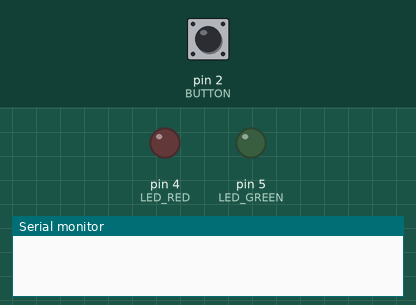
Simulated run of this sketch. Board: Arduino Uno, built with avr-gcc and run on an emulated ATmega328P. On the bench: output pins drawn as LEDs (lit = HIGH), the last lines printed to the serial monitor. The inputs (shaded band) are chosen by the test bench; at power-on: pin 2 (BUTTON) HIGH.

Above: at 1.2 s.
1.3 s: pin 2 (BUTTON) pulled LOW for 0.15 s
At 2.3 s:
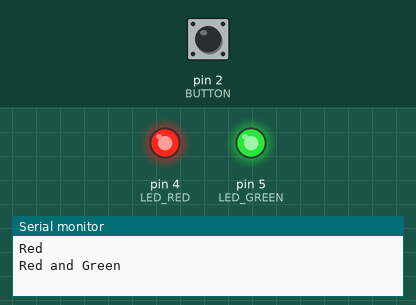
4.4 s: pin 2 (BUTTON) pulled LOW for 1 s
At 5.5 s:
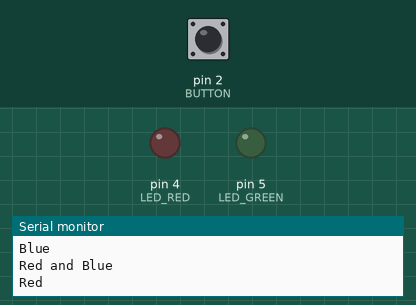
6.9 s: pin 2 (BUTTON) pulled LOW for 3.2 s
At 9.6 s:
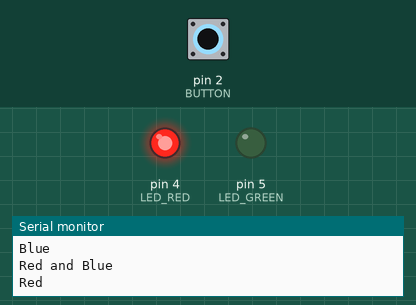
Timing chart, 0 to 18.3 s (numbered marks = the images above; inputs shaded):
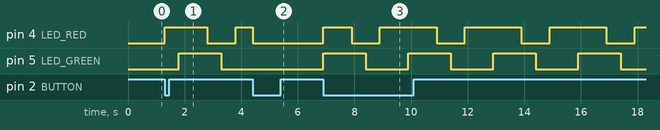

The sketch:

sketch_Lab2_Ex2.ino
```cpp
//Lab 2, Ex2

#define LED_RED 4    // Pin for red LED
#define LED_GREEN 5  // Pin for green LED
#define BUTTON 2     // Pin for button

volatile bool buttonPressed = false; // Tracks button state via interrupt

void setup() {
  Serial.begin(9600);

  // Initialize I/Os
  pinMode(LED_RED, OUTPUT);
  pinMode(LED_GREEN, OUTPUT);
  pinMode(BUTTON, INPUT_PULLUP); // Button with pull-up resistor

  // Ensure LEDs are off initially
  digitalWrite(LED_RED, LOW);
  digitalWrite(LED_GREEN, LOW);

  // Attach interrupt to the button pin
  attachInterrupt(digitalPinToInterrupt(BUTTON), toggleButtonState, FALLING); // Trigger on button press (falling edge)
}

void loop() {
  static bool sequenceRunning = false; // Tracks the state of the LED sequence
  static int currentStep = 0;          // Tracks the current step in the LED sequence
  static unsigned long lastStepTime = 0; // Tracks time for each step

  // Check if the button state has been updated via the interrupt
  if (buttonPressed) {
    buttonPressed = false; // Reset the flag
    sequenceRunning = !sequenceRunning; // Toggle sequence state
  }

  // If the sequence is running, execute LED sequence
  if (sequenceRunning) {
    unsigned long currentTime = millis();
    if (currentTime - lastStepTime >= 500) { // Change step every 500ms
      lastStepTime = currentTime;
      executeSequenceStep(currentStep); // Execute the current step
      currentStep = (currentStep + 1) % 6; // Loop through 6 steps
    }
  } else {
    // Ensure all LEDs are turned off when sequence is stopped
    digitalWrite(LED_RED, LOW);
    digitalWrite(LED_GREEN, LOW);
  }
}

void toggleButtonState() {
  // Interrupt Service Routine (ISR) for button press
  buttonPressed = true;
}

void executeSequenceStep(int step) {
  // Turn off all LEDs initially
  digitalWrite(LED_RED, LOW);
  digitalWrite(LED_GREEN, LOW);

  // Turn on LEDs based on the current step
  switch (step) {
    case 0:
      digitalWrite(LED_RED, HIGH); // R
      Serial.println("Red");
      break;
    case 1:
      digitalWrite(LED_RED, HIGH); // RG
      digitalWrite(LED_GREEN, HIGH);
      Serial.println("Red and Green");
      break;
    case 2:
      digitalWrite(LED_RED, HIGH); // RGB
      digitalWrite(LED_GREEN, HIGH);
      Serial.println("Red, Green, and Blue");
      break;
    case 3:
      digitalWrite(LED_GREEN, HIGH); // GB
      Serial.println("Green and Blue");
      break;
    case 4:
      Serial.println("Blue"); // Print Blue
      break;
    case 5:
      digitalWrite(LED_RED, HIGH); // RB
      Serial.println("Red and Blue");
      break;
  }
}
```

Measured:
- after the input at 1.3 s, pin 4 (LED_RED): LOW → HIGH at once, → LOW 1.5 s later, → HIGH 1.0 s later; pin 5 (LED_GREEN): LOW → HIGH after 0.50 s, → LOW 1.5 s later
- after the input at 4.4 s, pin 5 (LED_GREEN): stays LOW (without the input it goes to HIGH after 0.40 s)
- after the input at 6.9 s, pin 4 (LED_RED): LOW → HIGH at once, then repeats every 3.0 s: LOW 1.0 s, HIGH 2.0 s; pin 5 (LED_GREEN): alternates HIGH for 1.5 s and LOW for 1.5 s, starting at once
